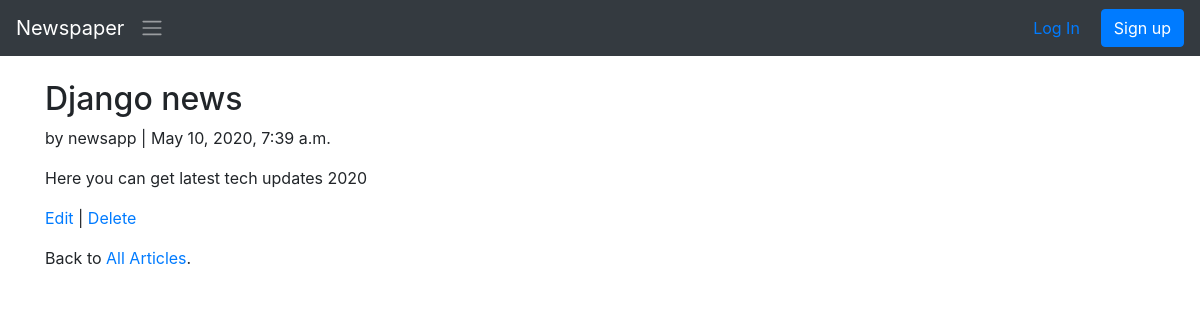
The app's page /article/1 with its own data.
### articles/models.py (models this page shows, shortened)
class Article(models.Model):
    title=models.CharField(max_length=200)
    body=models.TextField()
    date=models.DateTimeField(auto_now_add=True)
    author=models.ForeignKey(get_user_model(),on_delete=models.CASCADE,)

### user/models.py (models this page shows)
class CustomUser(AbstractUser):
    age=models.PositiveIntegerField(null=True,blank=True)

### articles/views.py (the view)
# urls.py: path('<int:pk>',ArticleDetailsView.as_view(),name='article_detail'),
class ArticleDetailsView(DetailView):
    model=Article
    template_name='article_detail.html'

### templates/article_detail.html
{%extends 'base.html'%}
{%block content%}
<div class="article-entry">
    <h2>{{ object.title }}</h2>
    <p>by {{ object.author }} | {{ object.date }}</p>
    <p>{{ object.body }}</p>
    </div>
    <p><a href="{% url 'article_edit' article.pk %}">Edit</a> |
    <a href="{% url 'article_delete' article.pk %}">Delete</a>
    </p>
    <p>Back to <a href="{% url 'article_list' %}">All
    Articles</a>.</p>
    {% endblock content %}

### records on screen
Article: title "Django news", author "newsapp", date "May 10, 2020, 7:39 a.m.", body "Here you can get latest tech updates 2020"
